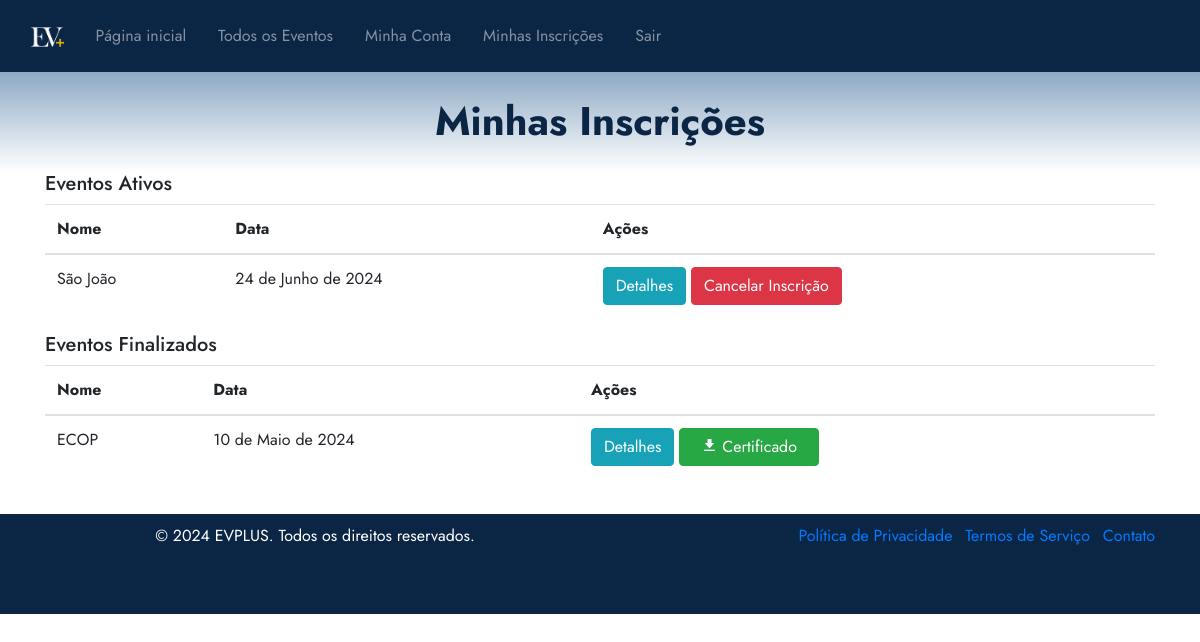
The app's page /eventos/minhasinscricoes/ (signed in), older data.
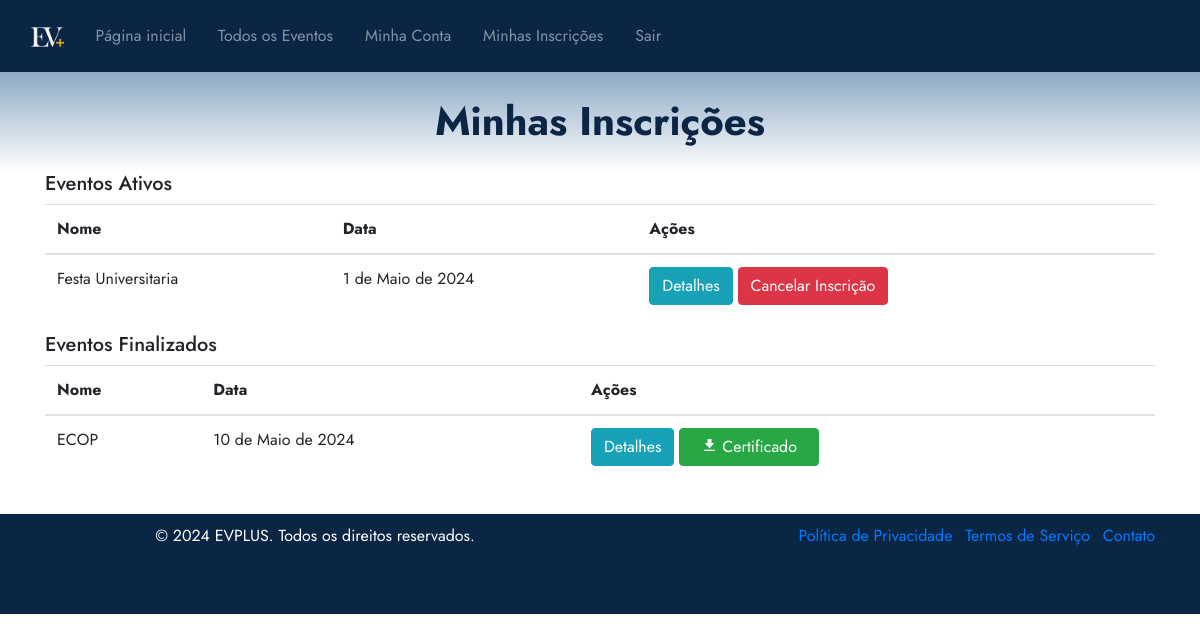
The same page, newer data.
### eventos/models.py (models this page shows, shortened)
class Evento(models.Model):
    user = models.ForeignKey(User, on_delete=models.CASCADE)
    clients = models.ManyToManyField(User, through='Inscricao', related_name='eventos')
    name = models.CharField(max_length=100)
    description = models.TextField()
    local = models.CharField(max_length=100)
    date = models.DateField()
    time = models.TimeField()
    category = models.CharField(max_length=100)
    banner = models.ImageField(null=True, blank=True, upload_to='banners/')
    limite_inscricoes = models.PositiveIntegerField(null=True, blank=True, verbose_name="Limite de Inscrições")
    finalizado = models.BooleanField(default=False)
    certificados = models.ManyToManyField(User, through='Certificado', related_name='eventos_certificados')
    avaliacoes = models.ManyToManyField(User, through='Avaliacao', related_name='eventos_avaliados')

### eventos/views.py (the view)
# urls.py: path('minhasinscricoes/', views.listarEventosInscritos, name='minhasinscricoes'),
@login_required
def listarEventosInscritos(request):
    eventos = Evento.objects.filter(clients=request.user, finalizado=False)
    finalizarEvento = Evento.objects.filter(clients=request.user, finalizado=True)
    eventos_e_certificados = {}
    for evento in finalizarEvento:
        certificados = Certificado.objects.filter(evento=evento, participante=request.user)
        eventos_e_certificados[evento] = certificados
    return render(request, 'minhasInscricoes.html', {'eventos': eventos, 'finalizarEvento': finalizarEvento, 'eventos_e_certificados': eventos_e_certificados})

### eventos/templates/minhasInscricoes.html (shortened to what this page needs)
{% extends 'base.html' %}
{% load static %}
{% block 'head' %}
    <link rel="stylesheet" href="{% static 'eventos/css/meuseventos.css' %}">
    <link rel="stylesheet" href="https://maxcdn.bootstrapcdn.com/bootstrap/4.5.2/css/bootstrap.min.css">
{% endblock %}
{% block 'dashboard' %}
    <div class="container">
        <div class="row">
            <div class="col-md-12">
                <h5>Eventos Ativos</h5>
                <table class="table">
                    <thead>
                        <tr>
                            <th>Nome</th>
                            <th>Data</th>
                            <th>Ações</th>
                        </tr>
                    </thead>
                    <tbody>
                        {% for evento in eventos %}
                            <tr>
                                <td>{{ evento.name }}</td>
                                <td>{{ evento.date }}</td>
                                <td>
                                    <a href="{% url 'eventos:detalhes_evento' evento.id %}" class="btn btn-info">Detalhes</a>
                                    {% if perms.eventos.view_evento %}
                                        {% if request.user not in evento.clients.all %}
                                            <a href="{% url 'eventos:inscricao_evento' evento.id %}" class="btn btn-success">Inscrever-se</a>
                                        {% else %}
                                            <a href="#" onclick="confirmarCancelar('{{ evento.id }}')" class="btn btn-danger">Cancelar Inscrição</a>
                                        {% endif %}
                                    {% endif %}
                                </td>
                            </tr>
                        {% endfor %}
                    </tbody>
                </table>
                <h5>Eventos Finalizados</h5>
                <table class="table">
                    <thead>
                        <tr>
                            <th>Nome</th>
                            <th>Data</th>
                            <th>Ações</th>
                        </tr>
                    </thead>
                    <tbody>
                        {% for evento, certificados in eventos_e_certificados.items %}
                        <tr>
                            <td>{{ evento.name }}</td>
                            <td>{{ evento.date }}</td>
                            <td>
                                <a href="{% url 'eventos:detalhes_evento' evento.id %}" class="btn btn-info">Detalhes</a>
                                {% if certificados %}
                                <a href="{% url 'eventos:download_certificado' evento.id %}" class="btn btn-success">
                                    <i class="bx bxs-download"></i> Certificado
                                </a>
                                {% endif %}
                            </td>
                        </tr>
                    {% endfor %}
                    </tbody>
                </table>
            </div>
        </div>
    </div>
{% endblock %}

Row changes from the older to the newer data that the page shows:
removed Evento: name "São João", date "24 de Junho de 2024", shown under "Eventos Ativos"
now on this page (row unchanged): Evento: name "Festa Universitaria", date "1 de Maio de 2024", shown under "Eventos Ativos"
